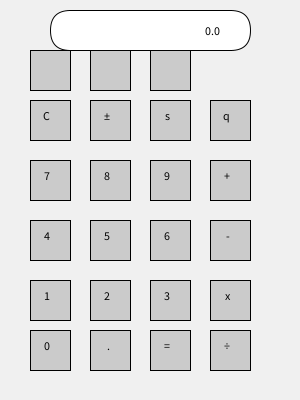
Frame 1 (no input)
Frame 60 (the mouse pressed at the canvas centre just before this capture): identical to frame 1, image omitted
Frame 120 (the mouse held since frame 60 and released just before this capture): identical to frame 1, image omitted

The Processing sketch that drew this single still picture (run headless with seeded random() and noise(); from frame 60 on, the mouse is pressed at the canvas centre):

// Processing sketch: Calculator
// ── Calculator.pde
// Amani Liu | Sept 14 2026 | Calculator
// Color Palette #8D99B7 #B8AB8D #5D6578 #635A45 #1E2538

String displayVal = "0.0";
float l = 0.0;
float r = 0.0;
float result = 0.0;
char op = ' ';
boolean left = true;
boolean newEntry = true;

Button[] numButtons = new Button[10];
Button[] opButtons = new Button[13];

void setup() {
  size(300, 400);

  // number buttons
  numButtons[0] = new Button(50, 350, '0');
  numButtons[1] = new Button(50, 300, '1');
  numButtons[2] = new Button(110, 300, '2');
  numButtons[3] = new Button(170, 300, '3');
  numButtons[4] = new Button(50, 240, '4');
  numButtons[5] = new Button(110, 240, '5');
  numButtons[6] = new Button(170, 240, '6');
  numButtons[7] = new Button(50, 180, '7');
  numButtons[8] = new Button(110, 180, '8');
  numButtons[9] = new Button(170, 180, '9');

  // special buttons
  opButtons[0]  = new Button(230, 180, '+');
  opButtons[1]  = new Button(230, 240, '-');
  opButtons[2]  = new Button(230, 300, 'x');
  opButtons[3]  = new Button(230, 350, '÷');
  opButtons[4]  = new Button(170, 350, '=');
  opButtons[5]  = new Button(50, 120, 'C');
  opButtons[6]  = new Button(110, 350, '.');
  opButtons[7]  = new Button(110, 120, '±');
  opButtons[8]  = new Button(170, 120, 's'); // sqrt
  opButtons[9]  = new Button(230, 120, 'q'); // sq
  opButtons[10] = new Button(50, 70, ' ');
  opButtons[11] = new Button(110, 70, ' ');
  opButtons[12] = new Button(170, 70, ' ');
}

void draw() {
  background(240);
  updateDisplay();

  for (int i = 0; i < numButtons.length; i++) {
    numButtons[i].display();
    numButtons[i].mouseOver(mouseX, mouseY);
  }

  for (int i = 0; i < opButtons.length; i++) {
    opButtons[i].display();
    opButtons[i].mouseOver(mouseX, mouseY);
  }
}

void updateDisplay() {
  rectMode(CENTER);
  fill(#FFFFFF);
  rect(150, 30, 200, 40, 100);

  fill(0);
  textAlign(RIGHT);
  text(displayVal, 220, 35);
}

void mouseReleased() {
  for (int i = 0; i < numButtons.length; i++) {
    if (numButtons[i].hover) {
      String digit = str(numButtons[i].val);

      if (newEntry || displayVal.equals("0.0") || displayVal.equals("0")) {
        displayVal = digit;
        newEntry = false;
      } else {
        displayVal += digit;
      }

      if (left) {
        l = float(displayVal);
      } else {
        r = float(displayVal);
      }
    }
  }

  // operator clicfked buttons
  for (int i = 0; i < opButtons.length; i++) {
    if (opButtons[i].hover) {
      char clicked = opButtons[i].val;

      if (clicked == '=') {
        performCalc();
      } else if (clicked == '+' || clicked == '-' || clicked == 'x' || clicked == '÷' || clicked == '/') {
        op = clicked;
        left = false;
        newEntry = true;
        displayVal = str(op);
      } else if (clicked == '±') {
      } else if (clicked == 'C') {
        displayVal = "0.0";
        l = 0.0;
        r = 0.0;
        result = 0.0;
        op = ' ';
        left = true;
        newEntry = true;
      } else if (clicked == 's') { // square ropt
        if (left) {
          l = sqrt(l);
          displayVal = str(l);
        } else {
          r = sqrt(r);
          displayVal = str(r);
        }
      } else if (clicked == 'q') { // square
        if (left) {
          l = sq(l);
          displayVal = str(l);
        } else {
          r = sq(r);
          displayVal = str(r);
        }
      } else if (clicked == '.') {
        if (!displayVal.contains(".")) {
          displayVal += ".";
          if (left) {
            l = float(displayVal);
          } else {
            r = float(displayVal);
          }
        }
      }
    }
  }

  printState();
}


void printState() {
  println(
    "l: " + l +
    " | r: " + r +
    " | result: " + result +
    " | left: " + left +
    " | op: " + op +
    " | display: " + displayVal
    );
}

void performCalc() {
  if (op == '+') {
    result = l + r;
  } else if (op == '-') {
    result = l - r;
  } else if (op == '/' || op == '÷') {
    if (r == 0) {
      displayVal = "ERROR";
      newEntry = true;
      return;
    }
    result = l / r;
  } else if (op == 'x' || op == '*') {
    result = l * r;
  } else {
    return;
  }

  displayVal = str(result);
  l = result;
  r = 0.0;
  left = true;
  newEntry = true;
}

void keyPressed() {
  if (key == '1') {
    println("You hit 1" + keyCode);
    handleEvent('1', true);
  } else if (key == '2') {
    println("You hit 2" + keyCode);
    handleEvent('2', true);
  } else if (key == '3') {
    println("You hit 3" + keyCode);
    handleEvent('3', true);
  } else if (key == '4') {
    println("You hit 4" + keyCode);
    handleEvent('4', true);
  } else if (key == '5') {
    println("You hit 5" + keyCode);
    handleEvent('5', true);
  } else if (key == '6') {
    println("You hit 6" + keyCode);
    handleEvent('6', true);
  } else if (key == '7') {
    println("You hit 7" + keyCode);
    handleEvent('7', true);
  } else if (key == '8') {
    println("You hit 8" + keyCode);
    handleEvent('8', true);
  } else if (key == '9') {
    println("You hit 9" + keyCode);
    handleEvent('9', true);
  } else if (key == '0') {
    println("You hit 0" + keyCode);
    handleEvent('0', true);
  }
}

void handleEvent(char val, boolean isNum) {
  if (isNum) {
    String digit = str(val);

    if (newEntry || displayVal.equals("0.0")) {
      // replace value with 0.0
      displayVal = digit;
      newEntry = false;
    } else {
      displayVal += digit;
    }


    if (left) {
      l = float(displayVal);
    } else {
      r = float(displayVal);
    }
  } else {
    //other stuff
  }
}

// ── Button.pde
class Button {
  // Member Variables
  float x, y, w, h;
  color c1, c2;
  char val;
  boolean hover;

  // Constructor
  Button(float x, float y,  char val) {
    this. x = x;
    this. y =y;
    w =40;
    h = 40;
    c1 = color(#989898);
    c2 = color(#CBCBCB);
    this. val = val;
    hover = false;
  }

  // Member Methods
  void display() {
    if(hover == true) {
    fill(c1);
    } else {
      fill(c2);
    }
    rectMode (CENTER);
    rect(x, y, w, h);
    fill(#030303);
    text(val, x, y);
  }

  void mouseOver (float tempX, float tempY) {
    if (tempX > x-w/2 && tempX < x+w/2 && tempY > y-h/2 && tempY < y+h/2) {
      hover =true;
    } else {
        hover= false ;
    }
  }
}
